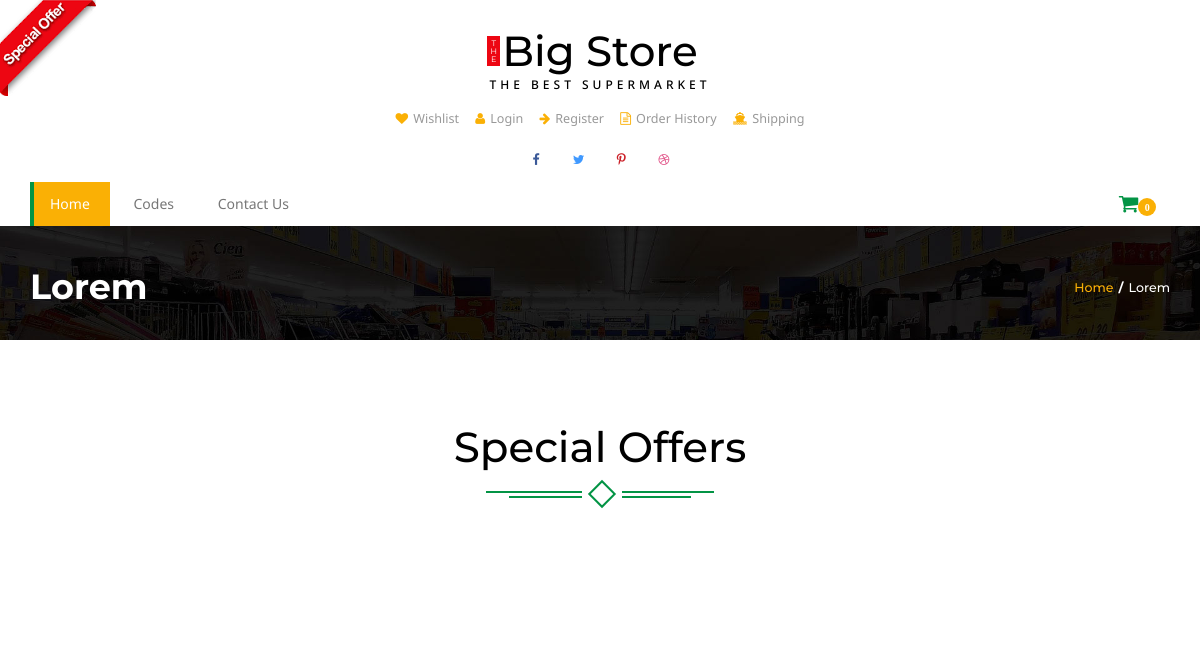
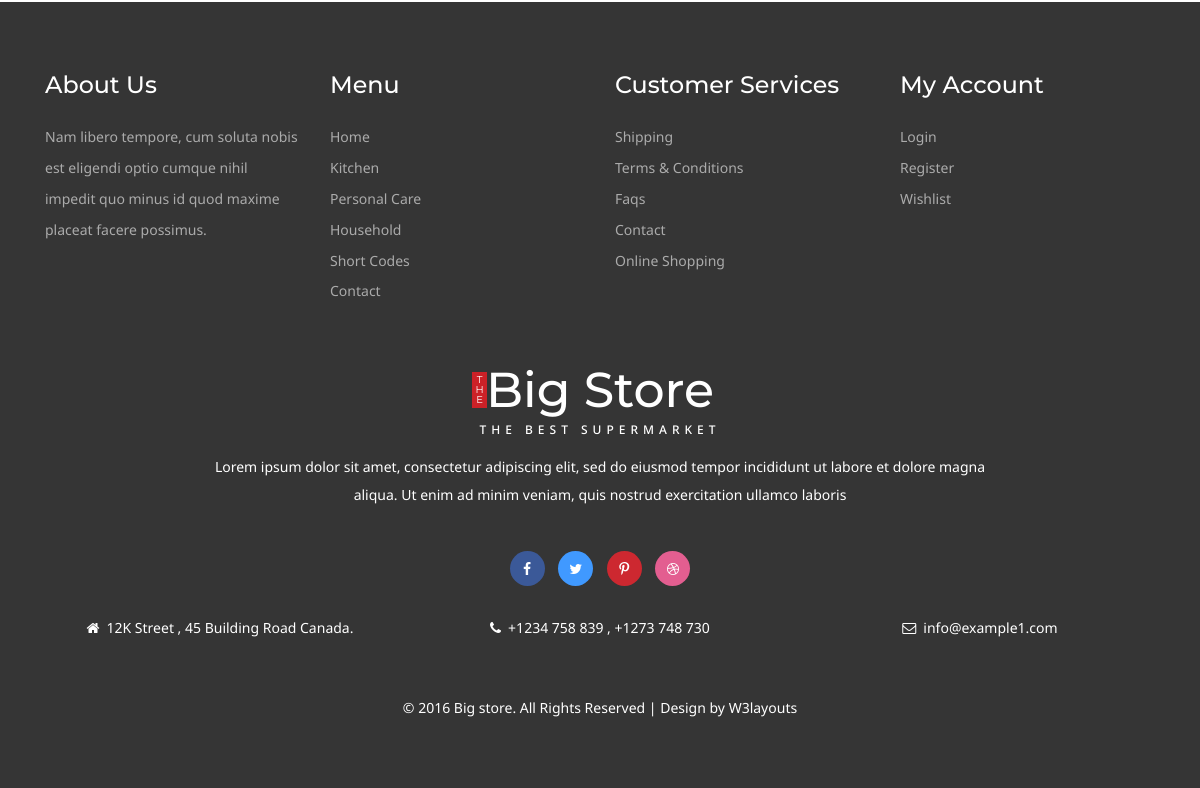
The app's page /product_detail/Momo, older data (2 pictures, top to bottom).
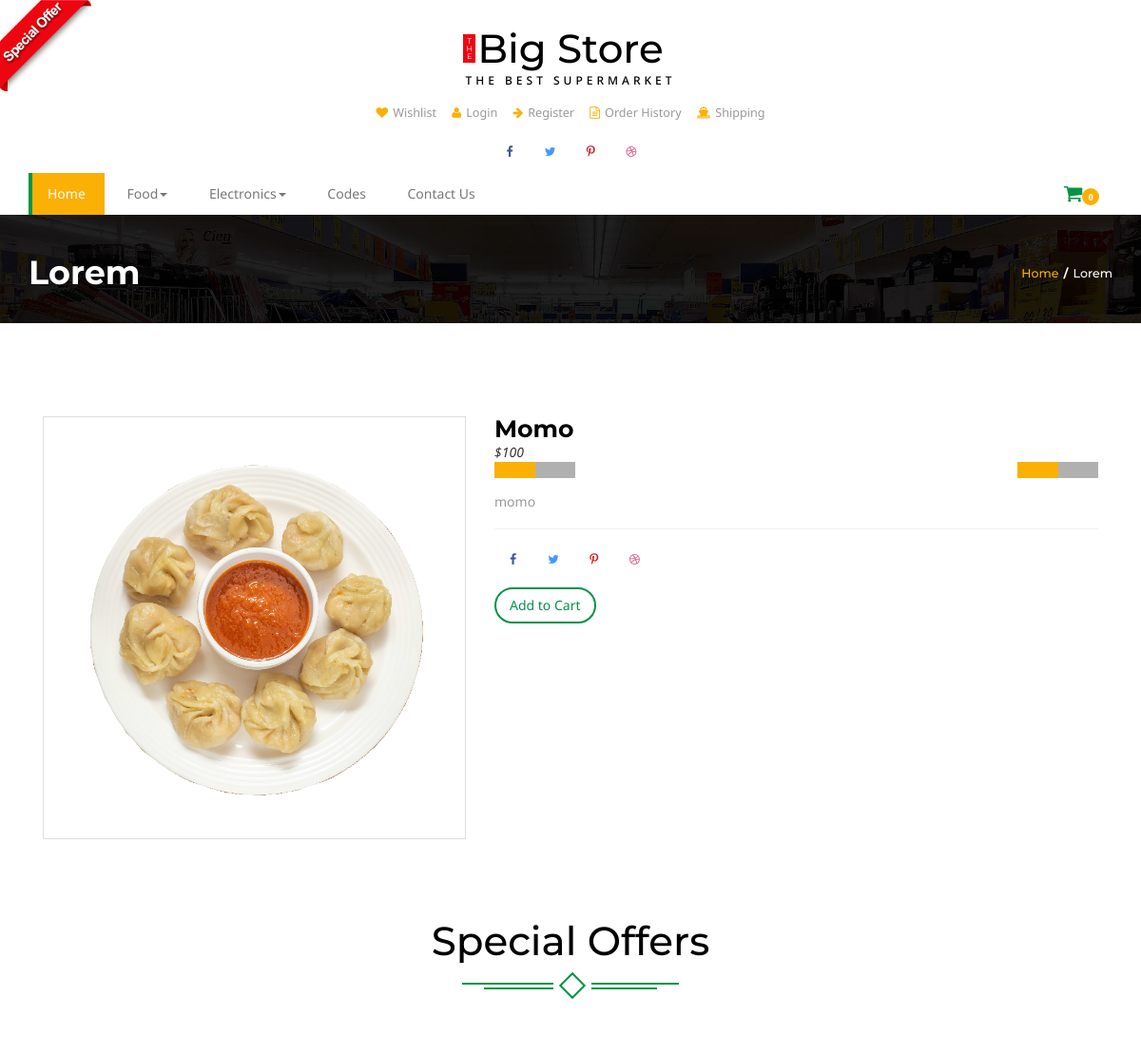
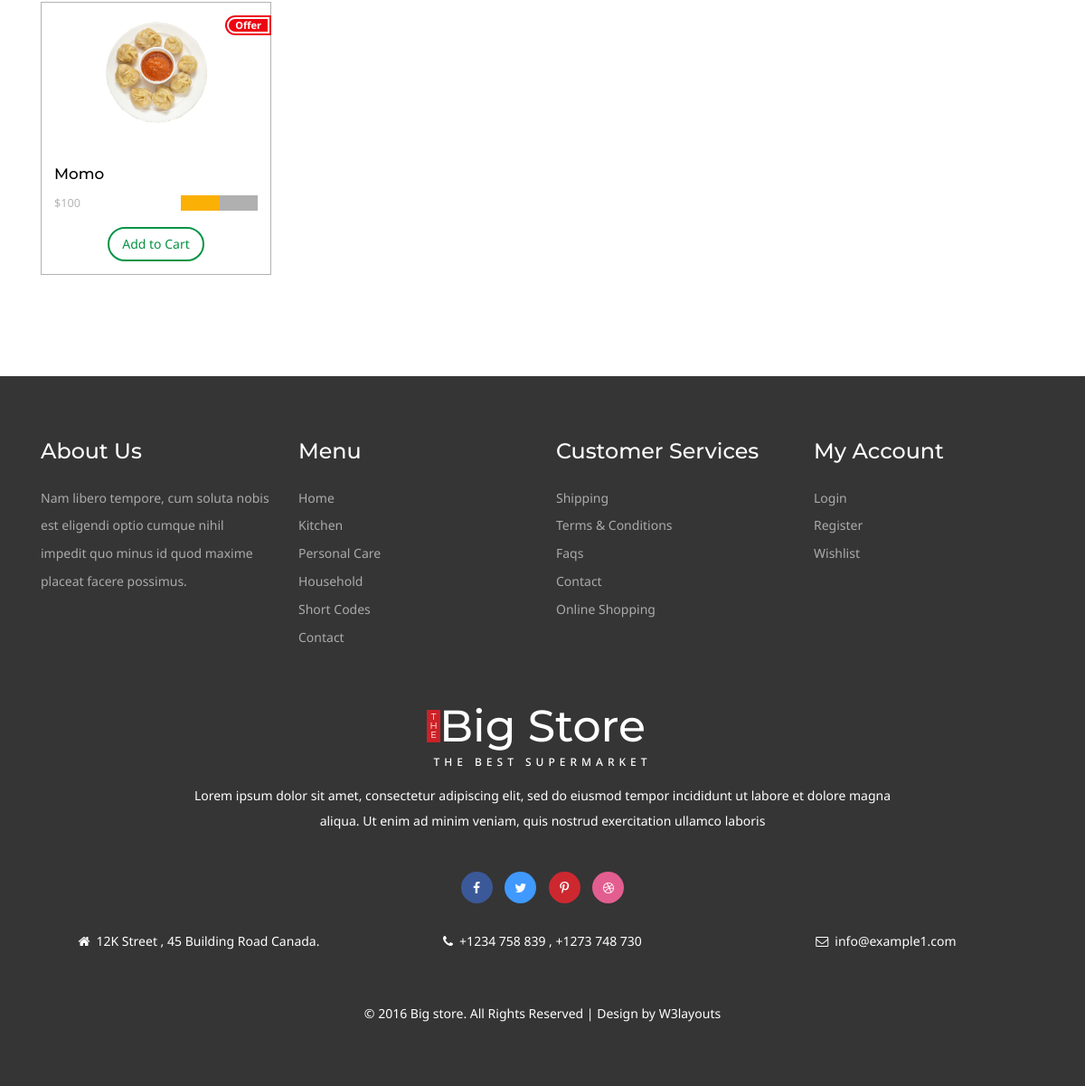
The same page, newer data (2 pictures, top to bottom).
### home/models.py (models this page shows, shortened)
class Category(models.Model):
	title = models.CharField(max_length = 400)
	slug = models.CharField(max_length= 500,unique = True)
	description = models.TextField(blank = True)
	image = models.ImageField(upload_to = 'media')
	status = models.CharField(choices = STATUS,max_length = 200,blank = True)

class Item(models.Model):
	title = models.CharField(max_length = 400)
	slug = models.CharField(max_length = 500,unique = True)
	price = models.IntegerField()
	discounted_price = models.IntegerField(default = 0)
	description = models.TextField(blank = True)
	image = models.ImageField(upload_to = 'media')
	category = models.ForeignKey(Category,models.CASCADE)
	subcategory = models.ForeignKey(Subcategory,models.CASCADE)
	stock = models.CharField(choices = STOCK,max_length = 50)
	labels = models.CharField(choices = LABELS,max_length = 50)

### home/views.py (the view)
# urls.py: path('product_detail/<slug>', ProductView.as_view(), name='product_detail'),
class ProductView(BaseView):
	def get(self,request,slug):
		self.views['product_details'] = Item.objects.filter(slug = slug)
		self.views['hot_product'] = Item.objects.filter(labels = 'hot')
		return render(request,'single.html',self.views)

### home/models.py (called while the page is built)
	def get_subcat_url(self):
		return reverse ('home:subcategory',kwargs = {'slug':self.slug})

### templates/single.html (shortened to what this page needs)
{% extends "base.html" %}
{% load static %}
{% block content %}
<div class="banner-top">
	<div class="container">
		<h3 >Lorem</h3>
		<h4><a href="index.html">Home</a><label>/</label>Lorem</h4>
		<div class="clearfix"> </div>
	</div>
</div>
{% for detail in product_details %}
		<div class="single">
			<div class="container">
						<div class="single-top-main">
	   		<div class="col-md-5 single-top">
	   		<div class="single-w3agile">
<div id="picture-frame">
			<img src="{{detail.image.url}}" data-src="{{detail.image.url}}" alt="" class="img-responsive"/>
		</div>
			</div>
			</div>
			<div class="col-md-7 single-top-left ">
								<div class="single-right">
				<h3>{{detail.title}}</h3>
				{% if detail.discounted_price %}
											<p ><label>${{detail.price}}</label><em class="item_price">${{ detail.discounted_price }}</em></p>
											  <div class="block">
												<div class="starbox small ghosting"> </div>
											</div>
											{% else %}
											<p ><em class="item_price">${{detail.price}}</em></p>
											  <div class="block">
												<div class="starbox small ghosting"> </div>
											</div>
											{% endif %}
				<div class="block block-w3">
					<div class="starbox small ghosting"> </div>
				</div>
				<p class="in-pa"> {{detail.description}}</p>
				<ul class="social-top">
					<li><a href="#" class="icon facebook"><i class="fa fa-facebook" aria-hidden="true"></i></a></li>
					<li><a href="#" class="icon twitter"><i class="fa fa-twitter" aria-hidden="true"></i></a></li>
					<li><a href="#" class="icon pinterest"><i class="fa fa-pinterest-p" aria-hidden="true"></i></a></li>
					<li><a href="#" class="icon dribbble"><i class="fa fa-dribbble" aria-hidden="true"></i></a></li>
				</ul>
					<div class="add add-3">
										   <button class="btn btn-danger my-cart-btn my-cart-b" data-id="1" data-name="Wheat" data-summary="summary 1" data-price="6.00" data-quantity="1" data-image="images/si.jpg">Add to Cart</button>
										</div>
			</div>
			</div>
		   <div class="clearfix"> </div>
	   </div>
	</div>
</div>
{% endfor %}
<div class="content-top offer-w3agile">
	<div class="container ">
			<div class="spec ">
				<h3>Special Offers</h3>
					<div class="ser-t">
						<span><i></i></span>
					</div>
			</div>
						<div class=" con-w3l wthree-of">
							{% for hot in hot_product %}
							<div class="col-md-3 pro-1">
								<div class="col-m">
								<a href="#" data-toggle="modal" data-target="#myModal13" class="offer-img">
										<img src="{{hot.image.url}}" class="img-responsive" alt="">
										<div class="offer"><p><span>Offer</span></p></div>
									</a>
									<div class="mid-1">
										<div class="women">
											<h6><a href="{{item.get_subcat_url}}">{{hot.title}}</h6>
										</div>
										<div class="mid-2">
											{% if item.discounted_price %}
											<p ><label>${{hot.price}}</label><em class="item_price">${{ hot.discounted_price }}</em></p>
											  <div class="block">
												<div class="starbox small ghosting"> </div>
											</div>
											{% else %}
											<p ><em class="item_price">${{hot.price}}</em></p>
											  <div class="block">
												<div class="starbox small ghosting"> </div>
											</div>
											{% endif %}
											<div class="clearfix"></div>
										</div>
											<div class="add">
										   <button class="btn btn-danger my-cart-btn my-cart-b" data-id="13" data-name="Honey" data-summary="summary 13" data-price="6.00" data-quantity="1" data-image="images/of12.png">Add to Cart</button>
										</div>
									</div>
								</div>
							</div>
							{% endfor %}
							<div class="clearfix"></div>
						 </div>
					</div>
				</div>
{% endblock%}

### templates/base.html (shortened to what the changed rows need)
<!DOCTYPE html>
{% load static %}
<html>
<head>
<link href="{% static 'css/bootstrap.css' %}" rel='stylesheet' type='text/css' />
<link href="{% static 'css/style.css' %}" rel='stylesheet' type='text/css' />
<link href="{% static 'css/font-awesome.css' %}" rel="stylesheet">
	<link rel="stylesheet" href="{% static 'css/jstarbox.css' %}" type="text/css" media="screen" charset="utf-8" />
</head>
<body>
<div class="header">
		<div class="container">
			<div class="logo">
				<h1 ><a href="index.html"><b>T<br>H<br>E</b>Big Store<span>The Best Supermarket</span></a></h1>
			</div>
				<div class="nav-top">
					<nav class="navbar navbar-default">
					<div class="collapse navbar-collapse" id="bs-megadropdown-tabs">
						<ul class="nav navbar-nav ">
							{% for cat in categories %}
							<li class="dropdown ">
								<a href="#" class="dropdown-toggle  hyper" data-toggle="dropdown" ><span>{{cat.title}}<b class="caret"></b></span></a>
							</li>
							{% endfor %}
						</ul>
					</div>
					</nav>
				</div>
				</div>
</div>
{% block content %}
{% endblock %}
<div class="footer">
	<div class="container">
			<div class="footer-bottom">
				<h2 ><a href="index.html"><b>T<br>H<br>E</b>Big Store<span>The Best Supermarket</span></a></h2>
			</div>
	</div>
</div>
</body>
</html>

Row changes from the older to the newer data that the page shows:
added Category: title "Food"
added Category: title "Electronics"
added Item: image (picture), title "Momo", price "100", discounted_price 0 (drawn), description "momo"
